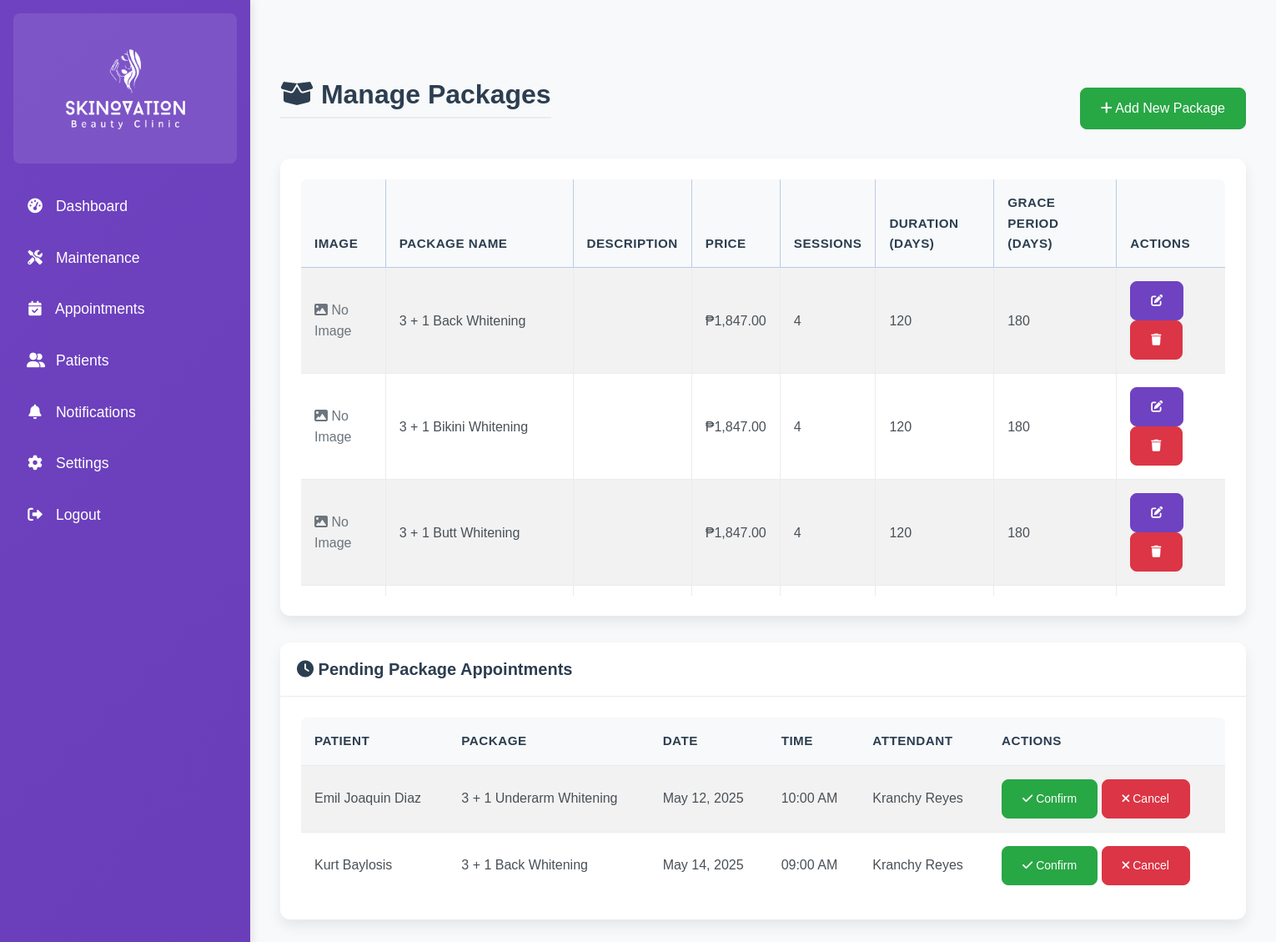
The app's page /admin/manage_packages.php (signed in), older data.
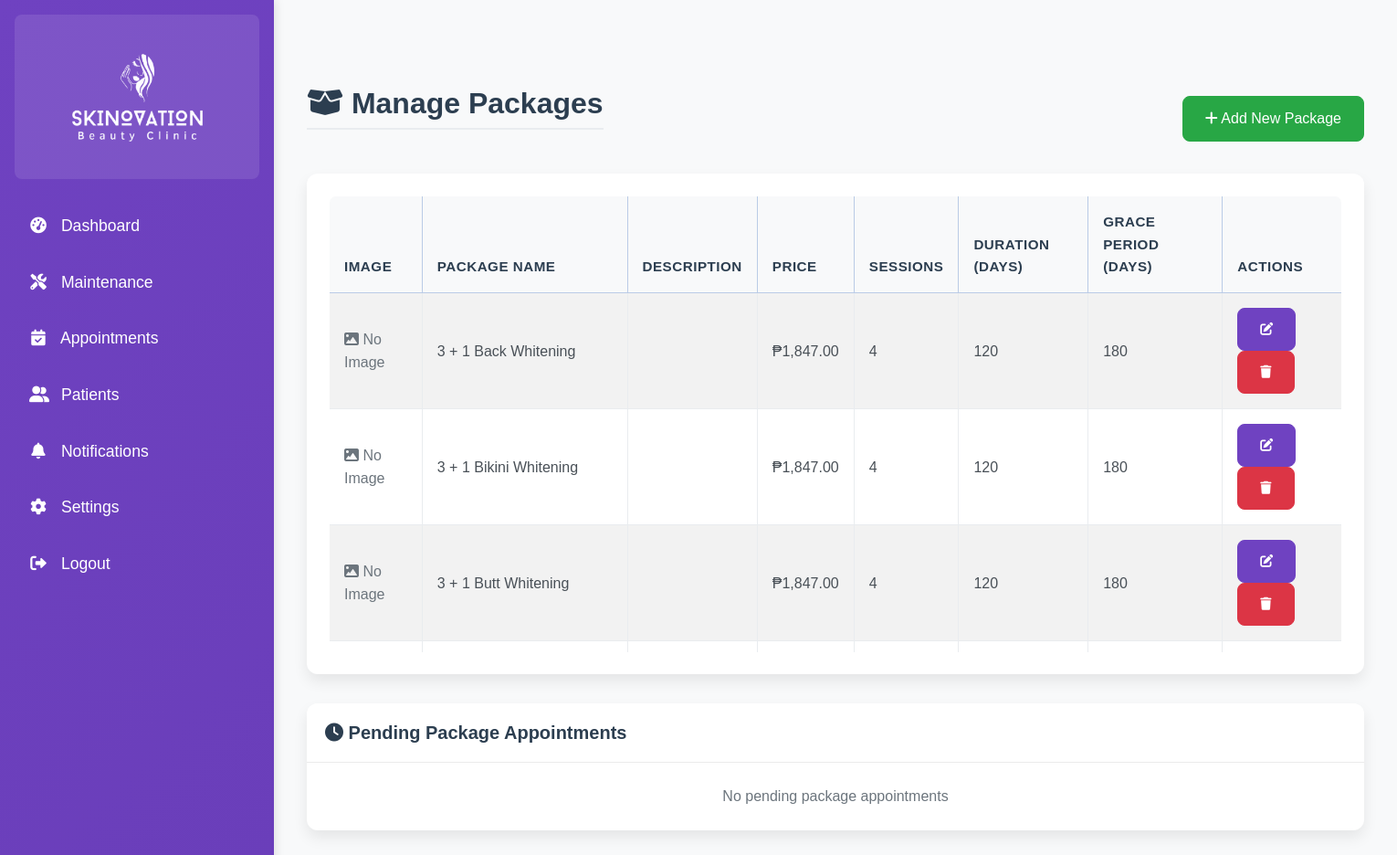
The same page, newer data.
### tables this page shows
CREATE TABLE `packages` (
  `package_id` int NOT NULL,
  `package_name` varchar(255) NOT NULL,
  `description` text,
  `price` decimal(10,2) NOT NULL,
  `sessions` int NOT NULL,
  `duration_days` int NOT NULL COMMENT 'Duration in days',
  `grace_period_days` int NOT NULL COMMENT 'Grace period in days',
  `created_at` datetime DEFAULT CURRENT_TIMESTAMP,
  `updated_at` datetime DEFAULT CURRENT_TIMESTAMP ON UPDATE CURRENT_TIMESTAMP
);

CREATE TABLE `package_appointments` (
  `package_appointment_id` int NOT NULL,
  `booking_id` int NOT NULL,
  `attendant_id` int NOT NULL,
  `appointment_date` date NOT NULL,
  `appointment_time` time NOT NULL,
  `status` enum('pending','confirmed','completed','cancelled') DEFAULT 'pending',
  `created_at` datetime DEFAULT CURRENT_TIMESTAMP,
  `updated_at` datetime DEFAULT CURRENT_TIMESTAMP ON UPDATE CURRENT_TIMESTAMP
);

CREATE TABLE `patients` (
  `patient_id` int NOT NULL,
  `last_name` varchar(100) NOT NULL,
  `first_name` varchar(100) NOT NULL,
  `middle_name` varchar(255) DEFAULT NULL,
  `username` varchar(50) NOT NULL,
  `password` varchar(255) NOT NULL,
  `phone` varchar(20) NOT NULL,
  `created_at` datetime DEFAULT CURRENT_TIMESTAMP,
  `updated_at` datetime DEFAULT CURRENT_TIMESTAMP ON UPDATE CURRENT_TIMESTAMP,
  `archived` tinyint(1) DEFAULT '0'
);

CREATE TABLE `attendants` (
  `attendant_id` int NOT NULL,
  `last_name` varchar(100) NOT NULL,
  `first_name` varchar(100) NOT NULL,
  `shift_date` date NOT NULL,
  `shift_time` time NOT NULL,
  `updated_at` datetime DEFAULT CURRENT_TIMESTAMP,
  `created_at` datetime DEFAULT CURRENT_TIMESTAMP
);

### config.php (called while the page is built, shortened)
<?php
if (defined('CONFIG_INCLUDED')) {
    return;
}
if (!function_exists('clean')) {
    function clean($string) {
        return htmlspecialchars($string, ENT_QUOTES, 'UTF-8');
    }
}

### admin/manage_packages.php (the view, shortened to what the changed rows need)
<?php
include '../config.php';
$stmt = $conn->query("SELECT * FROM packages ORDER BY package_name");
$packages = $stmt->fetchAll(PDO::FETCH_ASSOC);
?>
<!DOCTYPE html>
<html lang="en">
<head>
    <link href="https://cdn.jsdelivr.net/npm/bootstrap@5.3.0/dist/css/bootstrap.min.css" rel="stylesheet">
    <link href="https://cdnjs.cloudflare.com/ajax/libs/font-awesome/6.0.0-beta3/css/all.min.css" rel="stylesheet">
    <link href="../assets/css/admin.css" rel="stylesheet">
    <link href="../assets/css/style.css" rel="stylesheet">
</head>
<body>
<div class="d-flex">
    <?php include 'admin_sidebar.php'; ?>
    <div class="content p-4">
        <div class="container-fluid">
            <div class="d-flex justify-content-between align-items-center mb-4">
                <h1><i class="fas fa-box-open"></i> Manage Packages</h1>
            </div>
            <div class="card">
                <div class="card-body">
                    <div class="table-responsive" style="max-height: 500px; overflow-y: auto;">
                        <table class="table table-striped table-bordered" style="min-width: 900px;">
                            <thead class="table-primary" style="position: sticky; top: 0; z-index: 2;">
                                <tr>
                                    <th>Image</th>
                                    <th>Package Name</th>
                                    <th>Description</th>
                                    <th>Price</th>
                                    <th>Sessions</th>
                                    <th>Duration (days)</th>
                                    <th>Grace Period (days)</th>
                                    <th>Actions</th>
                                </tr>
                            </thead>
                            <tbody>
                                <?php foreach ($packages as $package): ?>
                                <tr>
                                    <td>
                                        <?php if (!empty($package['package_image'])): ?>
                                            <img src="../<?php echo htmlspecialchars($package['package_image']); ?>" alt="Package Image" style="max-width:60px;max-height:60px;object-fit:cover;">
                                        <?php else: ?>
                                            <span class="text-muted"><i class="fas fa-image"></i> No Image</span>
                                        <?php endif; ?>
                                    </td>
                                    <td><?php echo htmlspecialchars($package['package_name'] ?? ''); ?></td>
                                    <td><?php echo htmlspecialchars($package['description'] ?? ''); ?></td>
                                    <td>₱<?php echo number_format($package['price'] ?? 0, 2); ?></td>
                                    <td><?php echo $package['sessions'] ?? ''; ?></td>
                                    <td><?php echo $package['duration_days'] ?? ''; ?></td>
                                    <td><?php echo $package['grace_period_days'] ?? ''; ?></td>
                                    <td>
                                        <button type="button" class="btn btn-sm btn-primary"
                                                onclick="editPackage(<?php echo htmlspecialchars(json_encode($package)); ?>)">
                                            <i class="fas fa-edit"></i>
                                        </button>
                                        <button type="button" class="btn btn-sm btn-danger"
                                                onclick="deletePackage(<?php echo $package['package_id']; ?>)">
                                            <i class="fas fa-trash"></i>
                                        </button>
                                    </td>
                                </tr>
                                <?php endforeach; ?>
                            </tbody>
                        </table>
                    </div>
                </div>
            </div>
            <div class="card mt-4">
                <div class="card-body">
                    <div class="table-responsive" style="min-width: 1100px;">
                        <?php
                        $stmt = $conn->query("
                            SELECT pa.*, pb.patient_id, p.package_name, pt.first_name, pt.last_name, att.first_name as attendant_first_name, att.last_name as attendant_last_name
                            FROM package_appointments pa
                            JOIN package_bookings pb ON pa.booking_id = pb.booking_id
                            JOIN packages p ON pb.package_id = p.package_id
                            JOIN patients pt ON pb.patient_id = pt.patient_id
                            JOIN attendants att ON pa.attendant_id = att.attendant_id
                            WHERE pa.status = 'pending'
                            ORDER BY pa.appointment_date ASC, pa.appointment_time ASC
                        ");
                        $pending_appointments = $stmt->fetchAll(PDO::FETCH_ASSOC);
                        ?>
                        <?php if (empty($pending_appointments)): ?>
                            <p class="text-center text-muted mb-0">No pending package appointments</p>
                        <?php else: ?>
                            <table class="table table-striped">
                                <thead>
                                    <tr>
                                        <th>Patient</th>
                                        <th>Package</th>
                                        <th>Date</th>
                                        <th>Time</th>
                                        <th>Attendant</th>
                                        <th>Actions</th>
                                    </tr>
                                </thead>
                                <tbody>
                                    <?php foreach ($pending_appointments as $appointment): ?>
                                    <tr>
                                        <td><?php echo clean($appointment['first_name'] . ' ' . $appointment['last_name']); ?></td>
                                        <td><?php echo clean($appointment['package_name']); ?></td>
                                        <td><?php echo date('M d, Y', strtotime($appointment['appointment_date'])); ?></td>
                                        <td><?php echo date('h:i A', strtotime($appointment['appointment_time'])); ?></td>
                                        <td><?php echo clean($appointment['attendant_first_name'] . ' ' . $appointment['attendant_last_name']); ?></td>
                                        <td>
                                            <form method="POST" class="d-inline">
                                                <button type="submit" class="btn btn-sm btn-success" onclick="return confirm('Are you sure you want to confirm this package appointment?')">
                                                    <i class="fas fa-check"></i> Confirm
                                                </button>
                                            </form>
                                            <form method="POST" class="d-inline">
                                                <button type="submit" class="btn btn-sm btn-danger" onclick="return confirm('Are you sure you want to cancel this package appointment?')">
                                                    <i class="fas fa-times"></i> Cancel
                                                </button>
                                            </form>
                                        </td>
                                    </tr>
                                    <?php endforeach; ?>
                                </tbody>
                            </table>
                        <?php endif; ?>
                    </div>
                </div>
            </div>
        </div>
    </div>
</div>
</body>
</html>

Row changes from the older to the newer data that the page shows:
no longer on this page (row edited): package_appointments: patients.first_name+last_name "Emil Joaquin Diaz", packages.package_name "3 + 1 Underarm Whitening", appointment_date "May 12, 2025", appointment_time "10:00 AM", attendant.last_name "Kranchy Reyes"
no longer on this page (row edited): package_appointments: patients.first_name+last_name "Kurt Baylosis", packages.package_name "3 + 1 Back Whitening", appointment_date "May 14, 2025", appointment_time "09:00 AM", attendant.last_name "Kranchy Reyes"
Text that changed along with them:
text no longer shown: "PATIENT PACKAGE DATE TIME ATTENDANT ACTIONS"
text now shown: "No pending package appointments"
